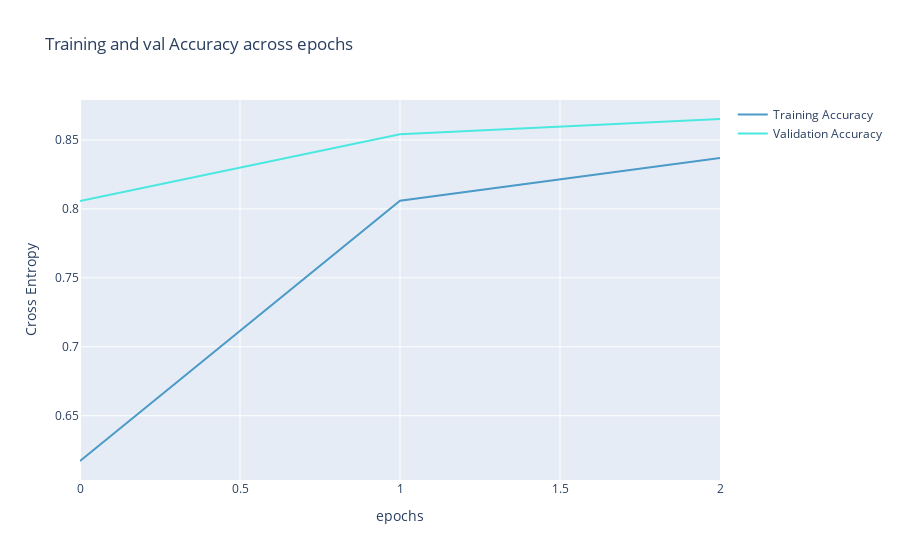

This figure's notebook cell:
### Code cell
color_chart = ["#4B9AC7", "#4BE8E0", "#9DD4F3", "#97FBF6", "#2A7FAF", "#23B1AB", "#0E3449", "#015955"]

fig = go.Figure(data=[
                      go.Scatter(
                          y=history["accuracy"],
                          name="Training Accuracy",
                          mode="lines",
                          marker=dict(
                              color=color_chart[0]
                          )),
                      go.Scatter(
                          y=history["val_accuracy"],
                          name="Validation Accuracy",
                          mode="lines",
                          marker=dict(
                              color=color_chart[1]
                          ))
])
fig.update_layout(
    title='Training and val Accuracy across epochs',
    xaxis_title='epochs',
    yaxis_title='Cross Entropy'
)
fig.show()

### Figure 1 — Plotly figure (JSON) as saved in the notebook; plotly's stock layout.template omitted (floating-point values rounded to 4 significant figures)
{"data": [{"marker": {"color": "#4B9AC7"}, "mode": "lines", "name": "Training Accuracy", "type": "scatter", "y": [0.6172, 0.8059, 0.8368]}, {"marker": {"color": "#4BE8E0"}, "mode": "lines", "name": "Validation Accuracy", "type": "scatter", "y": [0.8057, 0.8541, 0.8652]}], "layout": {"title": {"text": "Training and val Accuracy across epochs"}, "xaxis": {"title": {"text": "epochs"}}, "yaxis": {"title": {"text": "Cross Entropy"}}}}
